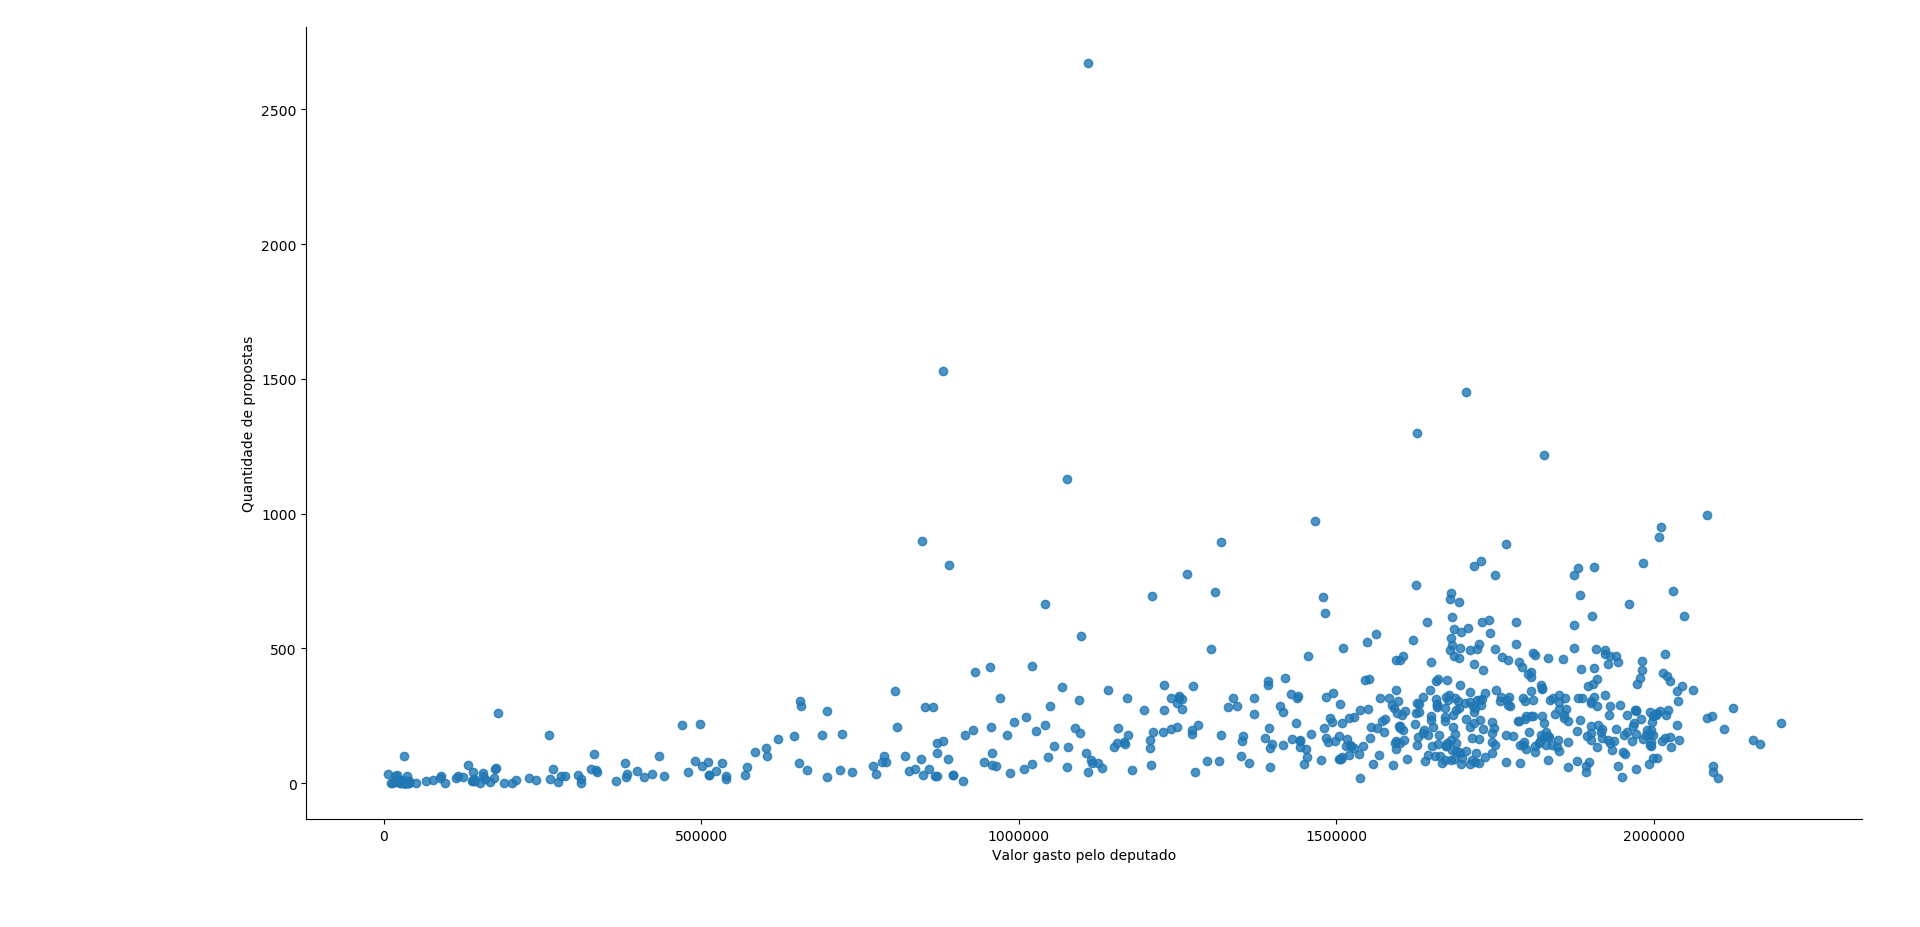

Recreate this plot in Python.
#5- Existe alguma correlação entre gastos e quantidade de propostas?
# -*- coding: utf-8 -*-
import pandas as pd # data processing, CSV file I/O (e.g. pd.read_csv)
import matplotlib.pyplot as plt # plot graphs
import seaborn as sns # beautify graphs

dfProp = pd.read_csv('propostas2015-2018.csv', low_memory=False, usecols=['idDeputadoAutor', 'tipoAutor'])
dfProp = dfProp[dfProp.tipoAutor.isin(['Deputado'])]

proposalsCount = dfProp.groupby(['idDeputadoAutor']).size().to_frame('quantidadePropostas').reset_index().sort_values(by='quantidadePropostas', ascending=False)

dfSpend = pd.read_csv('2015-2019.csv')
#We want to get the spends from 2015 to 2018
years = [2015, 2016, 2017, 2018]
#Filtering dataset with years
dfSpend = dfSpend[dfSpend.numAno.isin(years)]
congressPersons = dfSpend.groupby(['ideCadastro', 'txNomeParlamentar'])['vlrLiquido'].sum().to_frame(name = 'valorGasto').reset_index()
congressPersons.rename(columns={'ideCadastro':'idDeputadoAutor'}, inplace=True)

output = pd.merge(proposalsCount, congressPersons, on='idDeputadoAutor')

sns.lmplot('valorGasto', 'quantidadePropostas', data=output, fit_reg=False).set(ylabel='Quantidade de propostas', xlabel='Valor gasto pelo deputado')

print (output['valorGasto'].corr(output['quantidadePropostas']))

plt.show()
